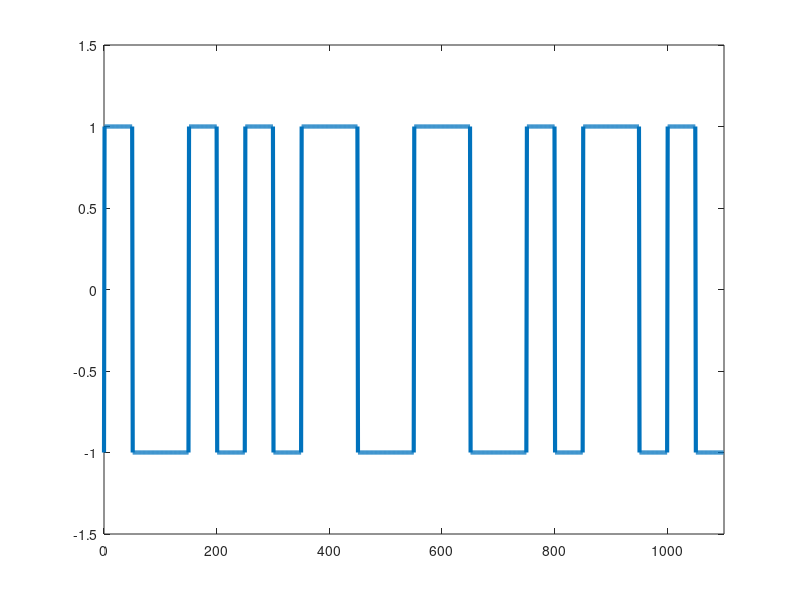

MATLAB code to generate this figure:
input_data = [0 1 0 0 1 1 1 1 0 1 0];
bit_duration = 100;
time = 0:1:bit_duration*length(input_data);

% modulation
lastState = -1;
output_data = [lastState zeros(1, length(input_data)*bit_duration)];
index = 2;
for i=1:length(input_data)
  if input_data(i) == 1 % if input bit is 1
    for j=1:bit_duration/2
      output_data(index) = lastState;
      index = index + 1;
    endfor
    if lastState == 1
      lastState = -1;
    else
      lastState = 1;
    endif
    for j=1:bit_duration/2
      output_data(index) = lastState;
      index = index + 1;
    endfor
  else %% if input bit is 0
    if lastState == 1
      lastState = -1;
    else
      lastState = 1;
    endif
    for j=1:bit_duration/2
      fprintf('i am here\n');
      output_data(index) = lastState;
      index = index + 1;
    endfor
    if lastState == 1
      lastState = -1;
    else
      lastState = 1;
    endif
    for j=1:bit_duration/2
      output_data(index) = lastState;
      index = index + 1;
    endfor
  endif
endfor
plot(time, output_data, 'LineWidth', 3);
xlim([0 length(time)]);
ylim([-1.5 1.5]);

% demodulation
demodulated_data = zeros(1, (length(output_data)-1)/bit_duration);
index_dd = 1;
lastState = output_data(1);
for i=2:bit_duration:length(output_data)
  if lastState == output_data(i)
    demodulated_data(index_dd) = 1;
    index_dd = index_dd + 1;
    lastState = output_data(i+bit_duration-1);
  else
    demodulated_data(index_dd) = 0;
    index_dd = index_dd + 1;
    lastState = output_data(i+bit_duration-1);
  endif
endfor
demodulated_data

% self synchronization ache, no dc component, no baseline wondering, r=.5 Savg = N